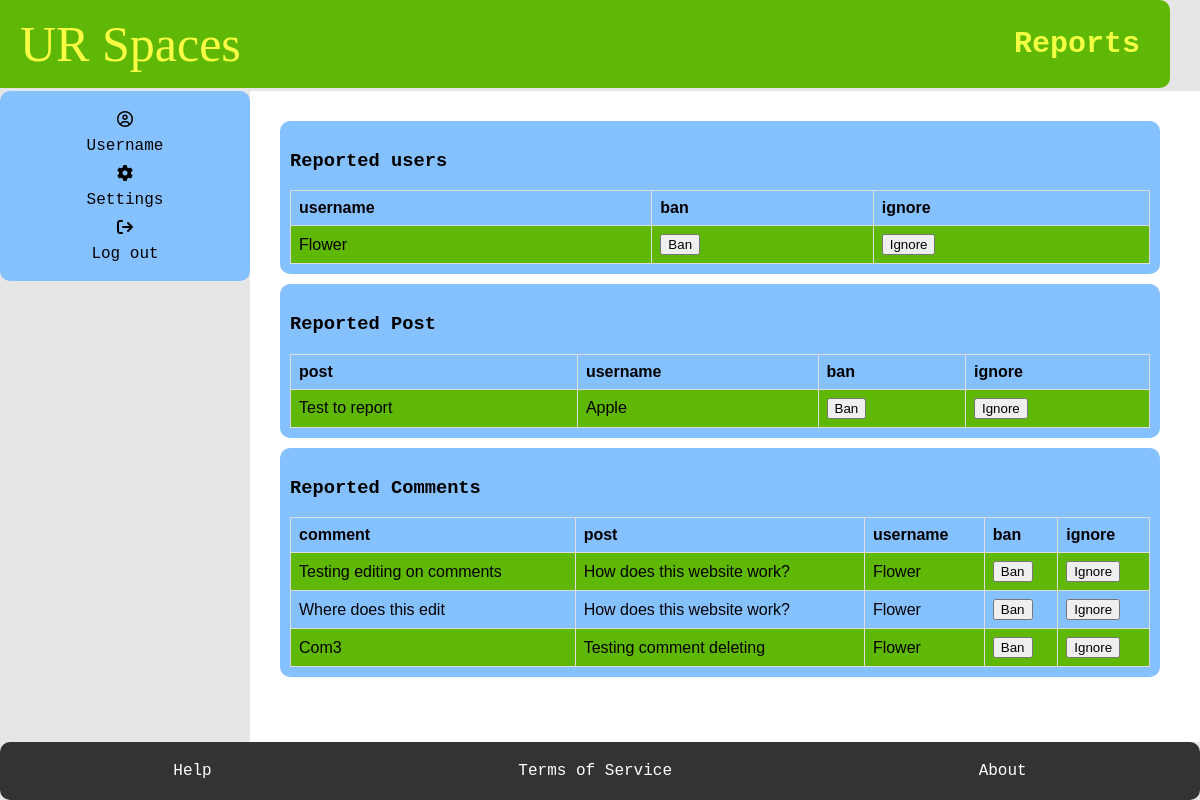
Before: /report/ (signed in) with the older database file.
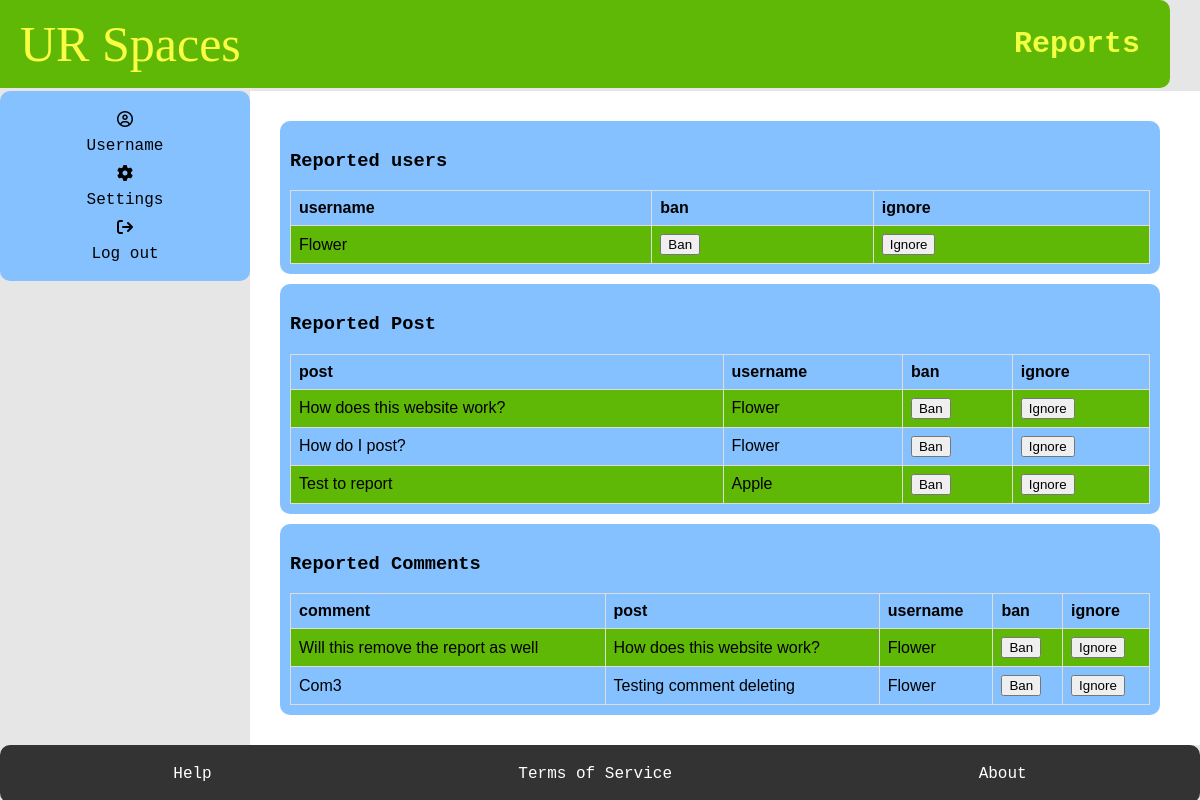
After: the same page with the newer database file.
### myapp/models.py (models this page shows, shortened)
class Student(models.Model):
    User_ID = models.ForeignKey(User, on_delete=models.CASCADE)
    bio = models.TextField(default="Please add bio in settings", blank=True)
    banned = models.BooleanField(default=False)
    avatar =ResizedImageField(size=[50, 80], quality=100, upload_to="authors", default=None, null=True, blank=True)
    reported = models.BooleanField(default=False)
    slug = models.SlugField(max_length=400, unique=True, blank=True)
    def get_url(self):
        return reverse("user", kwargs={
            "slug":self.slug
        })

class Posts(models.Model):
    User_ID = models.ForeignKey(Student, on_delete=models.CASCADE)
    SubForum_ID = models.ForeignKey(SubForum, default= 1, on_delete=models.CASCADE)
    post_name = models.TextField(max_length=400)
    contents = models.TextField()
    count_likes = models.IntegerField(default=0, blank=True, )
    locked = models.BooleanField(default=False)
    pin = models.BooleanField(default=False)
    reported = models.BooleanField(default=False)
    post_date = models.DateTimeField(auto_now_add=True)
    slug = models.SlugField(max_length=400, unique=True, blank=True)
    def get_url(self):
        return reverse("posts", kwargs={
            "slug":self.slug
        })

class Comment(models.Model):
    Post_ID = models.ForeignKey(Posts, on_delete=models.CASCADE)
    User_ID = models.ForeignKey(Student, on_delete=models.CASCADE)
    count_likes = models.IntegerField(default=0)
    pin = models.BooleanField(default=False)
    reported = models.BooleanField(default=False)
    com_contents = models.TextField(max_length=500)
    com_date = models.DateTimeField(auto_now_add=True)

### myapp/views.py (the view)
# urls.py: path("report/", report, name="report"),
@login_required
def report(request, pk=None):
    students = Student.objects.filter(reported=True, banned=False)
    posts = Posts.objects.filter(reported=True, User_ID__banned =False)
    comments = Comment.objects.filter(reported=True, User_ID__banned =False)
    if "banUser_btn" in request.POST:
        banUser = Student.objects.get(pk=pk)
        banUser.banned = True
        banUser.save()
        return redirect("report")
    if "ignoreUser_btn" in request.POST:
        ignoreUser = Student.objects.get(pk=pk)
        ignoreUser.reported = False
        ignoreUser.save()
        return redirect("report")
    if "banUserPost_btn" in request.POST:
        postUser = Posts.objects.get(pk=pk)
        banUser = Student.objects.get(pk= postUser.User_ID.pk)
        banUser.banned = True
        banUser.save()
        return redirect("report")
    if "ignorePost_btn" in request.POST:
        ignorePost = Posts.objects.get(pk=pk)
        ignorePost.reported = False
        ignorePost.save()
        return redirect("report")
    if "banUserComment_btn" in request.POST:
        commentUser = Comment.objects.get(pk=pk)
        banUser = Student.objects.get(pk = commentUser.User_ID.pk)
        banUser.banned = True
        banUser.save()
        return redirect("report")
    if "ignoreComment_btn" in request.POST:
        ignoreComment = Comment.objects.get(pk=pk)
        ignoreComment.reported = False
        ignoreComment.save()
        return redirect("report")
    context = {
        "students": students,
        "posts":posts,
        "comments": comments,
    }
    return render(request, "report.html", context)

### myapp/templates/report.html (shortened to what this page needs)
{% extends 'base.html' %}
    {% block title %}
    <h1>Reports</h1>
    {% endblock %}
    {% block content %}
    <main>
        <section class="box" >
        <h3>Reported users</h3>
            <table style="width:100%">
                <tr>
                  <th>username</th>
                  <th>ban</th>
                  <th>ignore</th>
                </tr>
                {% for student in students%}
                <tr>
                  <td><a href="{{student.get_url}}">{{student.User_ID.username}}</a></td>
                  <form action="{% url 'report_update' student.id %}" method="POST" >
                  <td><button type="submit" name="banUser_btn">Ban</button></td>
                  <td><button type="submit" name="ignoreUser_btn">Ignore</button></td>
                  </form>
                </tr>
                {% endfor %}
            </table>
        </section>
        <section class="box" >
            <h3>Reported Post</h3>
            <table style="width:100%">
                <tr>
                  <th>post</th>
                  <th>username</th>
                  <th>ban</th>
                  <th>ignore</th>
                </tr>
                {% for post in posts%}
                <tr>
                  <td><a href="{{post.get_url}}">{{post.post_name}}</a></td>
                  <td><a href="{{post.User_ID.get_url}}">{{post.User_ID.User_ID.username}}</a></td>
                  <form action="{% url 'report_update' post.id %}" method="POST" >
                  <td><button type="submit" name="banUserPost_btn">Ban</button></td>
                  <td><button type="submit" name="ignorePost_btn">Ignore</button></td>
                  </form>
                </tr>
                {%endfor%}
            </table>
        </section>
        <section class="box" >
            <h3>Reported Comments</h3>
             <table style="width:100%">
                <tr>
                    <th>comment</th>
                    <th>post</th>
                    <th>username</th>
                    <th>ban</th>
                    <th>ignore</th>
                </tr>
                {%for comment in comments%}
                <tr>
                    <td><span> {{comment.com_contents}} </span></td>
                    <td><a href="{{comment.Post_ID.get_url}}">{{comment.Post_ID.post_name}} </a></td>
                    <td><a href="{{comment.User_ID.get_url}}">{{comment.User_ID.User_ID.username}}</a></td>
                    <form action="{% url 'report_update' comment.id %}" method="POST" >
                    <td><button type="submit" name="banUserComment_btn">Ban</button></td>
                    <td><button type="submit" name="ignoreComment_btn">Ignore</button></td>
                    </form>
                </tr>
                {% endfor %}
            </table>
        </section>
    </main>
    {% endblock %}

Changed rows visible on the page:
removed Comment: com_contents "Where does this edit", Post_ID.post_name "How does this website work?", User_ID.User_ID.username "Flower"
now on this page (row edited): Posts: post_name "How does this website work?", User_ID.User_ID.username "Flower"
now on this page (row edited): Posts: post_name "How do I post?", User_ID.User_ID.username "Flower"
changed Comment "How does this website work?": com_contents "Testing editing on comments" → "Will this remove the report as well"
